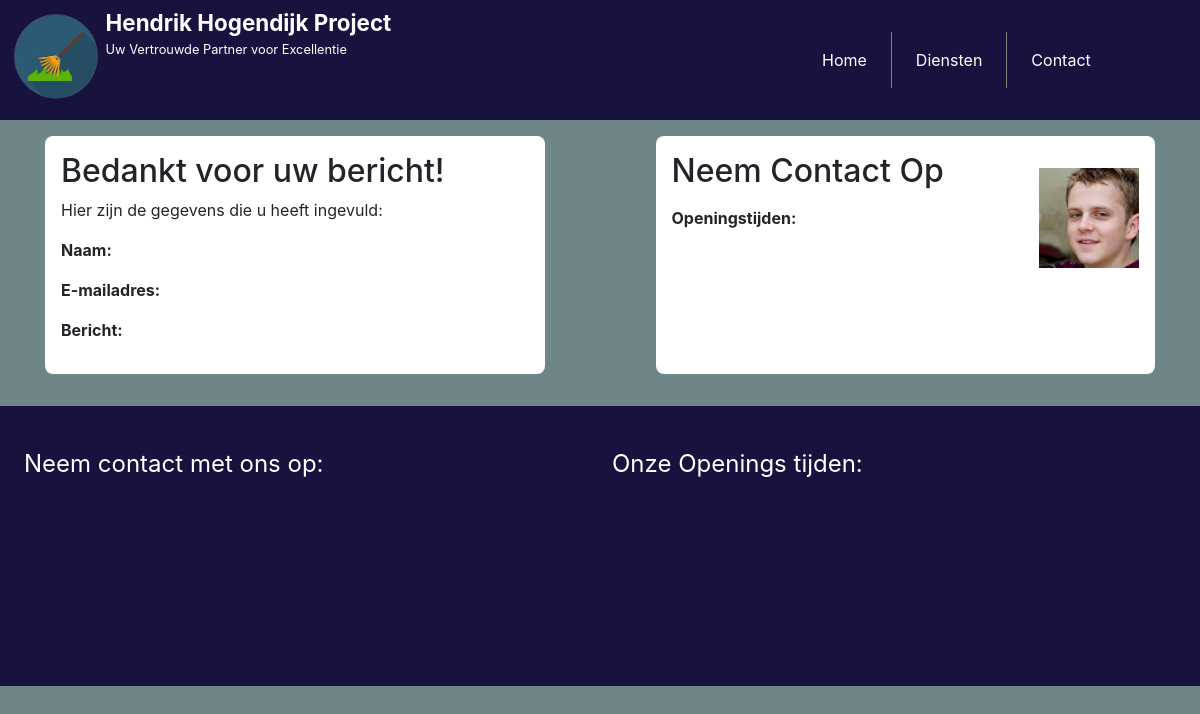
Page /verstuurt.php on the earlier database version.
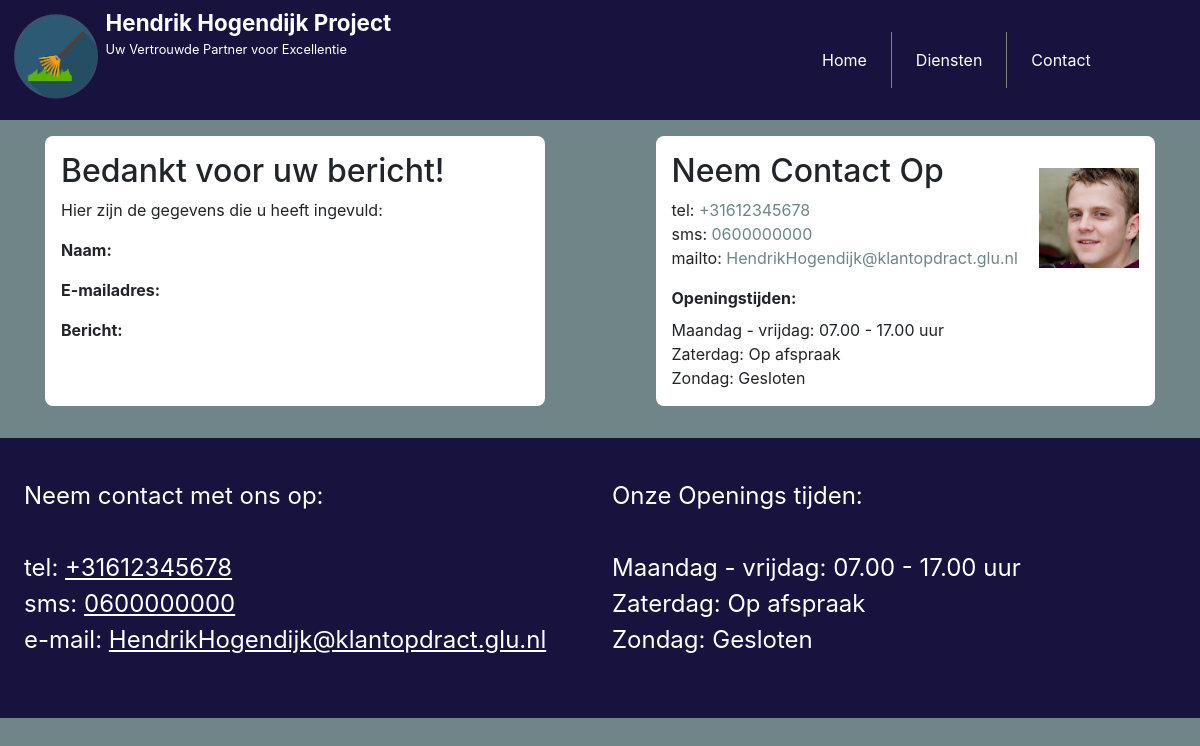
Same page on the later database version.
### tables this page shows
CREATE TABLE `informatie` (
  `info_id` int(11) NOT NULL,
  `info_type` int(11) NOT NULL,
  `info_prefix` varchar(255) NOT NULL,
  `info_tekst` varchar(255) NOT NULL
);

### verstuurt.php (the view, shortened to what this page needs)
<?php
include('assets/core/header.php');
$naam = isset($_SESSION['naam']) ? $_SESSION['naam'] : '';
$email = isset($_SESSION['email']) ? $_SESSION['email'] : '';
$bericht = isset($_SESSION['bericht']) ? $_SESSION['bericht'] : '';
?>
<!DOCTYPE html>
<html lang="nl">
<head>
</head>
<body>
    <div class="container">
    <form action="" method="post">
    <h2>Bedankt voor uw bericht!</h2>
        <p>Hier zijn de gegevens die u heeft ingevuld:</p>
        <p><strong>Naam:</strong> <?php echo $naam; ?></p>
        <p><strong>E-mailadres:</strong> <?php echo $email; ?></p>
        <p><strong>Bericht:</strong><div class="text-wrap"><?php echo $bericht; ?></div> </p>
        </form>
        <div class="contact-info">
            <h2>Neem Contact Op</h2>
            <?php
        $sql = "SELECT info_prefix, info_tekst FROM informatie WHERE info_type = 1";
        $liqry = $con->prepare($sql);
        if ($liqry === false) {
            echo mysqli_error($con);
        } else {
            $liqry->bind_result($info_prefix, $info_tekst);
            if ($liqry->execute()) {
                $liqry->store_result();
                while ($liqry->fetch()) {
                    echo $info_prefix . ": " . "<a href='" . $info_prefix . ":" . $info_tekst ."'>" . $info_tekst . "</a>" ."<br>";
                }
            }
        }
        ?>
            <p><b>Openingstijden:</b></p>
            <?php
        $sql = "SELECT info_prefix, info_tekst FROM informatie WHERE info_type = 2";
        $liqry = $con->prepare($sql);
        if ($liqry === false) {
            echo mysqli_error($con);
        } else {
            $liqry->bind_result($info_prefix, $info_tekst);
            if ($liqry->execute()) {
                $liqry->store_result();
                while ($liqry->fetch()) {
                    echo $info_prefix . " " . $info_tekst . "<br>";
                }
            }
        }
        ?>
            <img src="assets/img/henrik.png" alt="Hendrik Hogendijk" width="150" height="100">
        </div>
    </div>
</body>
</html>
<?php
include('assets/core/footer.php');
?>

### assets/core/header.php (shortened to what this page needs)
<!DOCTYPE html>
<html lang="en">
<head>
    <link rel="stylesheet" href="<?= BASEURL; ?>assets/css/bootstrap.min.css">
    <link rel="stylesheet" href="<?= BASEURL; ?>assets/css/style.css">
    <link href="//maxcdn.bootstrapcdn.com/bootstrap/4.1.1/css/bootstrap.min.css" rel="stylesheet" id="bootstrap-css">
</head>
<body class="bg-6F8587">
    <div class="header">
        <div class="e">
            <img src="assets\img\hark-removebg-preview.png" alt="logo" class="logo-website header-logo">
            <div>
                <div class="header-text">Hendrik Hogendijk Project</div>
                <p class="header-subtext">Uw Vertrouwde Partner voor Excellentie</p>
            </div>
        </div>
        <div class="f">
            <a href="<?= BASEURL ?>index.php" class="btn-left nav-buttons button-deco">Home</a>
            <a href="<?= BASEURL ?>diensten.php" class="btn-middle nav-buttons button-deco">Diensten</a>
            <a href="<?= BASEURL ?>contact.php" class="btn-right nav-buttons button-deco">Contact</a>
        </div>
    </div>

### assets/core/footer.php (shortened to what this page needs)
<div class="footer">
    <div class="footer-contact">
        Neem contact met ons op: <br><br>
        <?php
        $sql = "SELECT info_prefix, info_tekst FROM informatie WHERE info_type = 1";
        $liqry = $con->prepare($sql);
        if ($liqry === false) {
            echo mysqli_error($con);
        } else {
            $liqry->bind_result($info_prefix, $info_tekst);
            if ($liqry->execute()) {
                $liqry->store_result();
                while ($liqry->fetch()) {
                    if ($info_prefix != 'mailto') {
                    echo $info_prefix . ": " . "<a class='t-col-white t-deco-link' href='" . $info_prefix . ":" . $info_tekst ."'>" . $info_tekst . "</a>" ."<br>";
                    }
                    if ($info_prefix == 'mailto') {
                        echo "e-mail" . ": " . "<a class='t-col-white t-deco-link' href='" . $info_prefix . ":" . $info_tekst ."'>" . $info_tekst . "</a>" ."<br>";
                    }
                }
            }
        }
        ?>
    </div>
    <div class="footer-dagen">
    Onze Openings tijden: <br><br>
        <?php
        $sql = "SELECT info_prefix, info_tekst FROM informatie WHERE info_type = 2";
        $liqry = $con->prepare($sql);
        if ($liqry === false) {
            echo mysqli_error($con);
        } else {
            $liqry->bind_result($info_prefix, $info_tekst);
            if ($liqry->execute()) {
                $liqry->store_result();
                while ($liqry->fetch()) {
                    echo $info_prefix . " " . $info_tekst . "<br>";
                }
            }
        }
        ?>
    </div>
</div>
</body>
</html>

### assets/css/style.css (style rules this page uses)
.header { display: flex; width: 100%; height: fit-content; min-height: 15vh; background-color: rgb(24, 18, 63); color: white; gap: 1vw; padding: 0.5vw; }
.e { display: flex; width: 40vw; }
.header-logo { width: 8.3vw; height: 8.3vw; }
.header-text { font-weight: bold; font-size: 1.4em; text-wrap: wrap; }
.header-subtext { font-size: 0.8em; }
.f { display: flex; justify-content: space-around; align-items: center; padding-top: 1.5vh; padding-bottom: 1.5vh; width: 30vw; padding-left: 25vw; }
.nav-buttons { background-color: rgb(24, 18, 63); padding-top: 2vh; padding-bottom: 2vh; border: none; padding-inline: 2vw; }
.btn-middle { border-left: gray 1px solid; border-right: gray 1px solid; }
.nav-buttons { background-color: rgb(24, 18, 63); border: none; }
.footer { margin-bottom: 0vh; background-color: rgb(24, 18, 63); width: 100%; min-height: 35vh; height: fit-content; display: flex; gap: 2vw; }
.footer-contact { width: 49vw; padding-top: 5vh; padding-left: 2vw; font-size: 1.5em; color: white; }
.footer-dagen { width: 49vw; padding-top: 5vh; font-size: 1.5em; color: white; }
body { background-color: #bdbdbd; font-family: sans-serif; margin: 0; padding: 0; }
.container { display: flex; flex-wrap: wrap; justify-content: space-between; padding: 1em; }
form { flex: 1 1 45%; max-width: 45%; padding: 1em; background-color: #fff; border-radius: 8px; margin-bottom: 1em; }
.contact-info { flex: 1 1 45%; max-width: 45%; padding: 1em; background-color: #fff; border-radius: 8px; margin-bottom: 1em; position: relative; }
.contact-info p { margin-bottom: 0.5em; }
.contact-info a { color: #6f8587; text-decoration: none; }
.contact-info img { width: 100%; height: auto; max-width: 100px; position: absolute; top: 2em; right: 1em; display: block; margin: 0 auto; }
.button-deco { color: white; text-decoration: none; }
.bg-6F8587 { background-color: #6f8587; }
.t-col-white { color: white; }
.t-deco-link { text-decoration: underline; }

Differences in the rows shown:
added informatie: info_prefix "tel", info_tekst "+31612345678"
added informatie: info_prefix "sms", info_tekst "0600000000"
added informatie: info_prefix "mailto", info_tekst "HendrikHogendijk@klantopdract.glu.nl"
added informatie: info_prefix "Maandag - vrijdag:", info_tekst "07.00 - 17.00 uur"
added informatie: info_prefix "Zaterdag:", info_tekst "Op afspraak"
added informatie: info_prefix "Zondag:", info_tekst "Gesloten"
